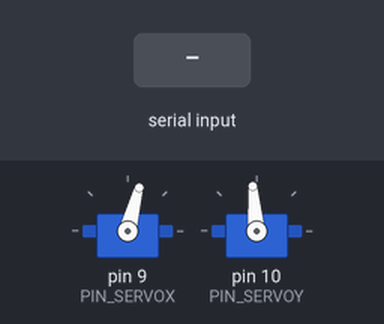
Recording of a sketch running on a simulated Arduino Uno, built with avr-gcc and run on an emulated ATmega328P. Shown: 2 × servo. The test bench sets the inputs (shaded band).

Above: at 1.2 s.
1.3 s: "90,45\n" received over Serial
At 2.5 s:
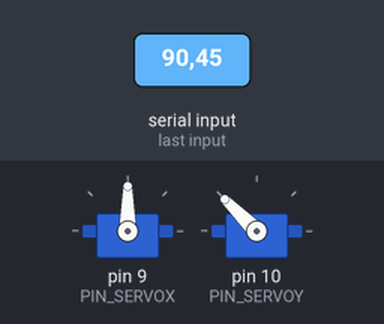
2.8 s: "30,150\n" received over Serial
At 3.9 s:
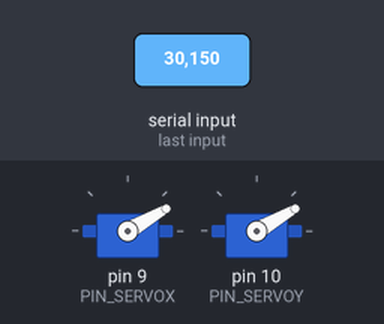
4.3 s: "5\n" received over Serial
At 5.0 s:
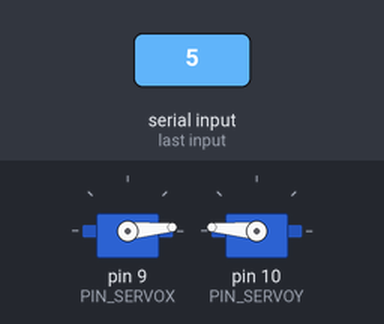
5.8 s: "90\n" received over Serial
At 6.1 s:
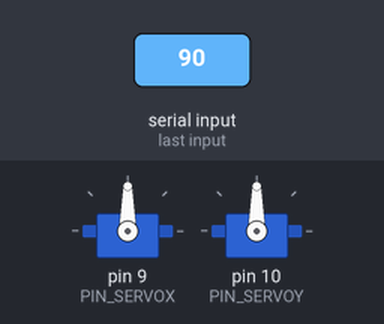
7.3 s: "200\n" received over Serial
At 8.5 s:
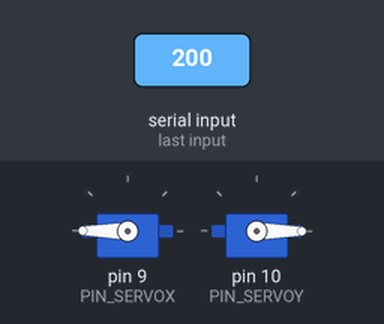
8.8 s: "1,90\n" received over Serial
At 9.7 s:
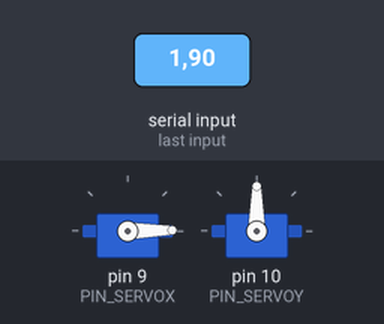
Timing chart, 0 to 11.3 s (numbered marks = the images above; inputs shaded):
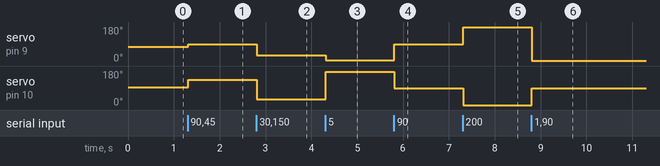

Measured:
- after the input at 1.3 s, servo on pin 9 (PIN_SERVOX): 75° → 90° at once; servo on pin 10 (PIN_SERVOY): 95° → 135° at once
- after the input at 2.8 s, servo on pin 9 (PIN_SERVOX): 90° → 30° at once; servo on pin 10 (PIN_SERVOY): 135° → 30° at once
- after the input at 4.3 s, servo on pin 9 (PIN_SERVOX): 30° → 5° at once; servo on pin 10 (PIN_SERVOY): 30° → 175° at once
- after the input at 5.8 s, servo on pin 9 (PIN_SERVOX): 5° → 90° at once; servo on pin 10 (PIN_SERVOY): 175° → 90° at once
- after the input at 7.3 s, servo on pin 9 (PIN_SERVOX): 90° → 180° at once; servo on pin 10 (PIN_SERVOY): 90° → 0° at once
- after the input at 8.8 s, servo on pin 9 (PIN_SERVOX): 180° → 1° at once; servo on pin 10 (PIN_SERVOY): 0° → 90° at once

The sketch:

main.ino
```cpp
#include <Servo.h>

#define PIN_SERVOY 10
#define PIN_SERVOX 9

Servo servoX;
Servo servoY;

int valorServoX;
int valorServoY;

String lecturaSerial;

void setup() {
  Serial.begin(115200);

  servoX.attach(PIN_SERVOX);
  servoY.attach(PIN_SERVOY);
  servoX.write(75);
  servoY.write(95);
  Serial.setTimeout(10);
}

void loop() {
  if (Serial.available()) {
    lecturaSerial = Serial.readString();
    servoPosition(lecturaSerial);
    servoX.write(valorServoX);
    servoY.write(valorServoY);
  }
}

void servoPosition(String serial) {
  int positionComa;
  String X, Y;

  positionComa = serial.indexOf(',');
  X = serial.substring(0, positionComa);
  Y = serial.substring(positionComa + 1);

  valorServoX = X.toInt();
  valorServoY = Y.toInt();
  valorServoY = map(valorServoY, 0, 180, 180, 0);
}
```
